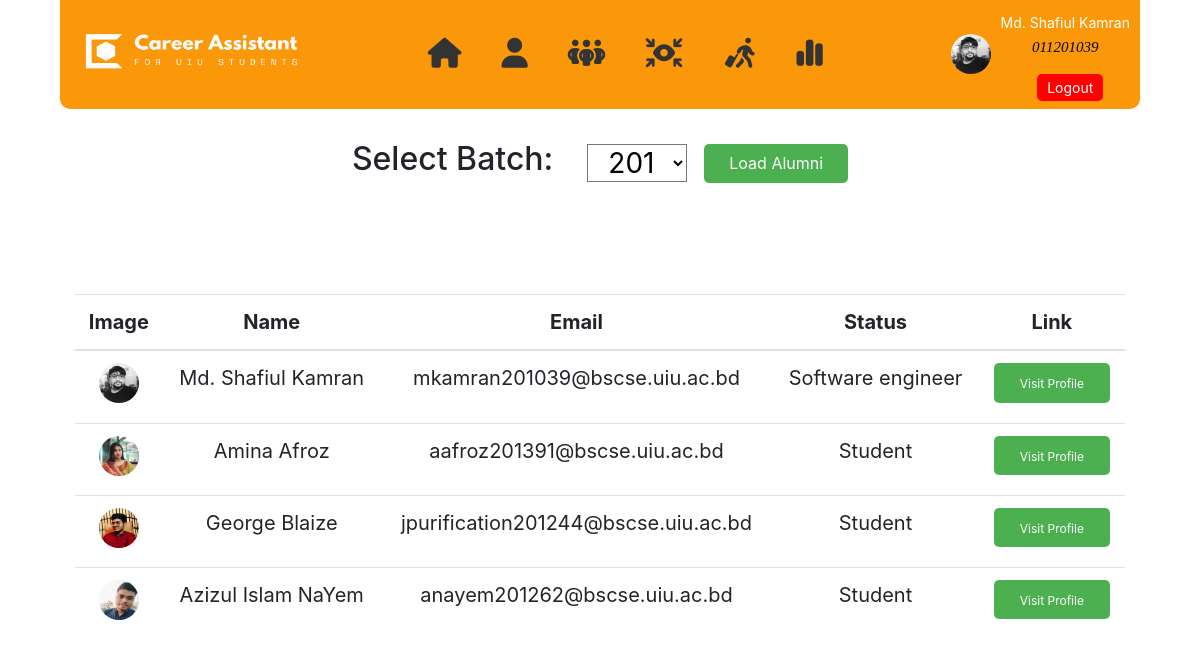
Screenshot of /view/alumni.php?batch=201 (signed in) with the database file from the repository.
### tables this page shows
CREATE TABLE `student` (
  `id` int(11) NOT NULL,
  `name` varchar(40) NOT NULL,
  `email` varchar(40) NOT NULL,
  `password` varchar(100) NOT NULL,
  `image` varchar(300) NOT NULL,
  `cgpa` double NOT NULL,
  `achievements` varchar(300) NOT NULL,
  `interest` varchar(300) NOT NULL,
  `current_status` varchar(100) NOT NULL,
  `helping_area` varchar(200) NOT NULL,
  `contact_info` varchar(200) NOT NULL,
  `student_id` varchar(9) NOT NULL,
  `batch` int(11) NOT NULL,
  `show_cgpa` int(11) NOT NULL
);

### view/alumni.php (the view, shortened to what this page needs)
<!DOCTYPE html>
<html>
<link rel="stylesheet" href="https://cdn.jsdelivr.net/npm/bootstrap@4.3.1/dist/css/bootstrap.min.css">
<head>
</head>
<body>
	<header class="header">
		<div class="logo"><img src="images/CAS_logo.png" height="80px" width="250px"></div>
		<div class="menu">
			<abbr title="Home"><a href="home.php"><i class="fas fa-home" style="font-size: 30px;"></i> </a></abbr>
			<abbr title="profile"><a href="profile.php"><i class="fas fa-user" style="font-size: 30px;"></i> </a></abbr>
			<abbr title="alumni"><a href="alumni.php"><i class="fa-solid fa-people-group" style="font-size: 30px;"></i> </a></abbr>
			<abbr title="Eligibility Check"><a href="eligibility.php"><i class="fa-solid fa-arrows-to-eye" style="font-size: 30px;"></i> </a></abbr>
			<abbr title="Job"><a href="job.php"><i class="fa-solid fa-person-walking-luggage" style="font-size: 30px;"></i> </a></abbr>
			<abbr title="Summary"><a href="summary.php"><i class="fa-sharp fa-solid fa-chart-simple" style="font-size: 30px;"></i> </a></abbr>
		</div>
		<div class="profile">
			<img src="images/<?php echo $_SESSION['id']; ?>.png" alt="Profile Image">
			<div style="text-align:center">
				<p>
					<?php
                      echo '<span style="font-size:14px;">'.$_SESSION['name'].'</span>';
					  echo "<br>";
					  $id=$_SESSION['id'];
					  echo '<i style="color:black;font-size:15px;font-family:calibri ;">'.
					        $id.' </i> ';
                   ?>
				</p>
				<a href="../controller/destroy.php" class="logout-btn">Logout</a>
			</div>
		</div>
	</header>
	<div class="container" style="padding-top:20px">
						<form action="alumni.php?batch=" method="GET">
							<div class="search-box">
							<label for="cars"><h2>Select Batch: &nbsp &nbsp </h2></label>
                            <h3>
                                    <select name="batch" id="cars" style="background-color:white;width:100px;text-align:center">
                                        <option value="201">201</option>
                                    </select>
                             </h3>
                            <h3>
							<button type="submit">Load Alumni</button> </h3>
							</div>
						</form>
                <table class="table" style="padding-top:100px;text-align:center;margin-top:100px">
                <?php
                include '../model/connect.php';
                if(isset($_GET['batch']))
                {
                    $batch=$_GET['batch'];
                    $sql="select * from student where batch=$batch";
                    $result=mysqli_query($conn,$sql);
                    if($result){
                        $num_rows = mysqli_num_rows($result);
                        if($num_rows>0)
                        {
                            ?>
                                <thead>
                                    <tr>
                                    <th scope="col">Image</th>
                                    <th scope="col">Name</th>
                                    <th scope="col">Email</th>
                                    <th scope="col">Status</th>
                                    <th scope="col">Link</th>
                                    </tr>
                                </thead>
                                <tbody>
                       <?php
                            while( $row=mysqli_fetch_assoc($result)){
                                $id=$row['student_id'];
                                $name=$row['name'];
                                $email=$row['email'];
                                $status=$row['current_status'];
                                echo '<tr>
                                <th>'.'<img src="images/'.$id.'.png" height=40px width=40px style="border-radius:50%">'.'</th>
                                <td>'.$name.'</td>
                                <td>'.$email.'</td>
                                <td>'.$status.'</td>
                                <td>
                                <h5><button type="submit" ><a href="visit_profile.php?visitid='.$id.'"  style="color:white;text-decoration:none;padding: 1px ;font-size:12px">Visit Profile</a></button></h5>
                                </td>
                                </tr>';
                            }
                       }
                       else
                        {
                            echo "<img src='images/not_found.png' style='margin-left:38%' height='300px' width='300px'> ";
                         }
                    }
                }
                ?>
                </tbody>
                </table>
	</div>
	</html>

### view/alumni.php (style rules this page uses)
body { background-color:white; }
.search-box { display: flex; align-items: center; justify-content: center; margin-top: 20px; }
button[type="submit"] { background-color: #4CAF50; color: white; border: none; padding: 10px 25px; font-size: 16px; cursor: pointer; border-radius:5px; }
.header { position: fixed; top: 0; left: 5%; width: 90%; margin: auto; background-color: #fb980a; color: #fff; padding: 10px; display: flex; align-items: center; justify-content: space-between; z-index: 999; border-bottom-left-radius: 10px; border-bottom-right-radius: 10px; }
.logo { font-size: 24px; font-weight: bold; text-transform: uppercase; letter-spacing: 2px; }
.menu { display: flex; align-items: center; }
.menu a { color: #333; margin: 0 10px; text-decoration: none; font-weight: bold; transition: all 0.3s ease-in-out; position: relative; letter-spacing: 20px; text-align: center; }
.menu a::before { content: ""; position: absolute; bottom: -5px; left: 0; height: 2px; width: 100%; background-color: #333; transform: scaleX(0); transform-origin: left; transition: all 0.3s ease-in-out; }
.profile { display: flex; align-items: center; }
.profile img { width: 40px; height: 40px; border-radius: 50%; margin-right: 10px; }
.logout-btn { background-color: red; color: #fff; padding: 5px 10px; border-radius: 5px; text-decoration: none; margin-left: 10px; font-size: 14px; }
.container { width: 90%; margin: 100px auto; font-size: 20px; line-height: 1.5; background-color:white; }

### rows the page displays
student: student (picture), name "Md. Shafiul Kamran", email "mkamran201039@bscse.uiu.ac.bd", current_status "Software engineer"
student: student (picture), name "Amina Afroz", email "aafroz201391@bscse.uiu.ac.bd", current_status "Student"
student: student (picture), name "George Blaize", email "jpurification201244@bscse.uiu.ac.bd", current_status "Student"
student: student (picture), name "Azizul Islam NaYem", email "anayem201262@bscse.uiu.ac.bd", current_status "Student"

### other values shown
$_SESSION['name'] "Md. Shafiul Kamran"
$id "011201039"
